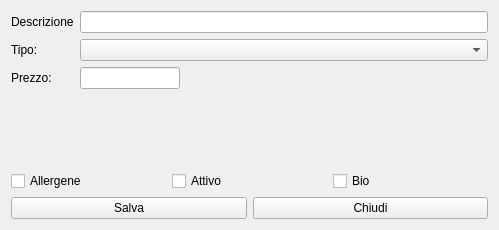
<?xml version="1.0" encoding="UTF-8"?>
<ui version="4.0">
 <class>HModProduct</class>
 <widget class="QWidget" name="HModProduct">
  <property name="windowModality">
   <enum>Qt::ApplicationModal</enum>
  </property>
  <property name="geometry">
   <rect>
    <x>0</x>
    <y>0</y>
    <width>499</width>
    <height>230</height>
   </rect>
  </property>
  <property name="windowTitle">
   <string>Modifica Prodotto</string>
  </property>
  <property name="windowIcon">
   <iconset resource="icons.qrc">
    <normaloff>:/Resources/Eye64.png</normaloff>:/Resources/Eye64.png</iconset>
  </property>
  <layout class="QVBoxLayout" name="verticalLayout">
   <item>
    <layout class="QFormLayout" name="formLayout">
     <item row="1" column="0">
      <widget class="QLabel" name="label">
       <property name="minimumSize">
        <size>
         <width>60</width>
         <height>0</height>
        </size>
       </property>
       <property name="text">
        <string>Descrizione</string>
       </property>
      </widget>
     </item>
     <item row="1" column="1">
      <widget class="QLineEdit" name="leDescription"/>
     </item>
     <item row="2" column="0">
      <widget class="QLabel" name="label_2">
       <property name="maximumSize">
        <size>
         <width>60</width>
         <height>16777215</height>
        </size>
       </property>
       <property name="text">
        <string>Tipo:</string>
       </property>
      </widget>
     </item>
     <item row="2" column="1">
      <widget class="QComboBox" name="cbType"/>
     </item>
     <item row="3" column="0">
      <widget class="QLabel" name="label_3">
       <property name="maximumSize">
        <size>
         <width>100</width>
         <height>16777215</height>
        </size>
       </property>
       <property name="text">
        <string>Prezzo:</string>
       </property>
      </widget>
     </item>
     <item row="3" column="1">
      <widget class="QLineEdit" name="lePrice">
       <property name="maximumSize">
        <size>
         <width>100</width>
         <height>16777215</height>
        </size>
       </property>
      </widget>
     </item>
    </layout>
   </item>
   <item>
    <layout class="QHBoxLayout" name="horizontalLayout">
     <item>
      <widget class="QCheckBox" name="cbAllergene">
       <property name="text">
        <string>Allergene</string>
       </property>
      </widget>
     </item>
     <item>
      <widget class="QCheckBox" name="cbActive">
       <property name="text">
        <string>Attivo</string>
       </property>
      </widget>
     </item>
     <item>
      <widget class="QCheckBox" name="cbBio">
       <property name="text">
        <string>Bio</string>
       </property>
      </widget>
     </item>
    </layout>
   </item>
   <item>
    <layout class="QHBoxLayout" name="horizontalLayout_3">
     <item>
      <widget class="QPushButton" name="pbSave">
       <property name="text">
        <string>Salva</string>
       </property>
       <property name="icon">
        <iconset resource="icons.qrc">
         <normaloff>:/Resources/save-icon.png</normaloff>:/Resources/save-icon.png</iconset>
       </property>
       <property name="iconSize">
        <size>
         <width>32</width>
         <height>32</height>
        </size>
       </property>
      </widget>
     </item>
     <item>
      <widget class="QPushButton" name="pbClose">
       <property name="text">
        <string>Chiudi</string>
       </property>
       <property name="icon">
        <iconset resource="icons.qrc">
         <normaloff>:/Resources/Actions-window-close-icon.png</normaloff>:/Resources/Actions-window-close-icon.png</iconset>
       </property>
       <property name="iconSize">
        <size>
         <width>32</width>
         <height>32</height>
        </size>
       </property>
      </widget>
     </item>
    </layout>
   </item>
  </layout>
 </widget>
 <resources>
  <include location="icons.qrc"/>
 </resources>
 <connections/>
</ui>
